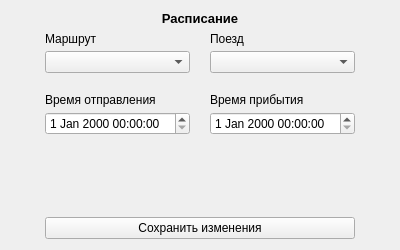
<?xml version="1.0" encoding="UTF-8"?>
<ui version="4.0">
 <class>UpdateScheduleModal</class>
 <widget class="QWidget" name="UpdateScheduleModal">
  <property name="geometry">
   <rect>
    <x>0</x>
    <y>0</y>
    <width>400</width>
    <height>250</height>
   </rect>
  </property>
  <property name="minimumSize">
   <size>
    <width>400</width>
    <height>250</height>
   </size>
  </property>
  <property name="maximumSize">
   <size>
    <width>400</width>
    <height>250</height>
   </size>
  </property>
  <property name="windowTitle">
   <string>Form</string>
  </property>
  <layout class="QVBoxLayout" name="verticalLayout">
   <item>
    <widget class="QLabel" name="label">
     <property name="styleSheet">
      <string notr="true">font-weight: 600; font-size: 10pt; color: black;</string>
     </property>
     <property name="text">
      <string>Расписание</string>
     </property>
     <property name="alignment">
      <set>Qt::AlignCenter</set>
     </property>
    </widget>
   </item>
   <item>
    <layout class="QHBoxLayout" name="horizontalLayout" stretch="0,2,0">
     <item>
      <spacer name="horizontalSpacer">
       <property name="orientation">
        <enum>Qt::Horizontal</enum>
       </property>
       <property name="sizeHint" stdset="0">
        <size>
         <width>40</width>
         <height>20</height>
        </size>
       </property>
      </spacer>
     </item>
     <item>
      <layout class="QVBoxLayout" name="formLayout">
       <property name="spacing">
        <number>20</number>
       </property>
       <item>
        <layout class="QGridLayout" name="gridLayout" columnstretch="1,1">
         <property name="sizeConstraint">
          <enum>QLayout::SetMinimumSize</enum>
         </property>
         <item row="0" column="1">
          <layout class="QVBoxLayout" name="inputGroup_8">
           <property name="spacing">
            <number>5</number>
           </property>
           <item>
            <widget class="QLabel" name="trainLabel">
             <property name="text">
              <string>Поезд</string>
             </property>
            </widget>
           </item>
           <item>
            <widget class="QComboBox" name="trainComboBox"/>
           </item>
          </layout>
         </item>
         <item row="1" column="1">
          <layout class="QVBoxLayout" name="inputGroup_9">
           <property name="spacing">
            <number>5</number>
           </property>
           <item>
            <widget class="QLabel" name="arrivalDateLabel">
             <property name="text">
              <string>Время прибытия</string>
             </property>
            </widget>
           </item>
           <item>
            <widget class="QDateTimeEdit" name="arrDateInput"/>
           </item>
          </layout>
         </item>
         <item row="0" column="0">
          <layout class="QVBoxLayout" name="inputGroup_7">
           <property name="spacing">
            <number>5</number>
           </property>
           <item>
            <widget class="QLabel" name="routeLabel">
             <property name="text">
              <string>Маршрут</string>
             </property>
            </widget>
           </item>
           <item>
            <widget class="QComboBox" name="routeComboBox"/>
           </item>
          </layout>
         </item>
         <item row="1" column="0">
          <layout class="QVBoxLayout" name="inputGroup_10">
           <property name="spacing">
            <number>5</number>
           </property>
           <item>
            <widget class="QLabel" name="departureDateLabel">
             <property name="text">
              <string>Время отправления</string>
             </property>
            </widget>
           </item>
           <item>
            <widget class="QDateTimeEdit" name="depDateInput"/>
           </item>
          </layout>
         </item>
        </layout>
       </item>
       <item>
        <spacer name="verticalSpacer_2">
         <property name="orientation">
          <enum>Qt::Vertical</enum>
         </property>
         <property name="sizeHint" stdset="0">
          <size>
           <width>20</width>
           <height>40</height>
          </size>
         </property>
        </spacer>
       </item>
       <item>
        <widget class="QPushButton" name="addButton">
         <property name="cursor">
          <cursorShape>PointingHandCursor</cursorShape>
         </property>
         <property name="text">
          <string>Сохранить изменения</string>
         </property>
        </widget>
       </item>
      </layout>
     </item>
     <item>
      <spacer name="horizontalSpacer_2">
       <property name="orientation">
        <enum>Qt::Horizontal</enum>
       </property>
       <property name="sizeHint" stdset="0">
        <size>
         <width>40</width>
         <height>20</height>
        </size>
       </property>
      </spacer>
     </item>
    </layout>
   </item>
  </layout>
 </widget>
 <resources/>
 <connections/>
</ui>
